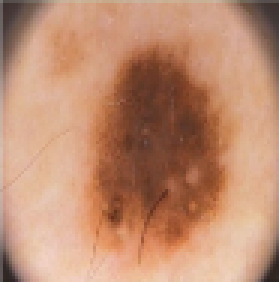
#> input picture Taller Color y Segmentación/Practica3_figura3a.png, 93 x 94 px (shown 3 times larger)
$ python 'PuntoE - Figura 3.py'
#> lines starting #> are read from the running program, lines starting #| are printed output that depends on the picture; after the words box and inside, x2 and y2 are one past the last pixel; in counts of white or black regions, pixels touching at a corner belong together
import cv2
import numpy as np

img= cv2.imread("Practica3_figura3a.png")
#> img is the input picture: shape (94, 93, 3); mean B, G, R 112.4, 140.2, 190.4
cv2.imshow("Original", img)
cv2.waitKey(0)
cv2.destroyAllWindows()


#De RGB a HSV
hsv =cv2.cvtColor (img, cv2.COLOR_BGR2HSV)
#> hsv: shape (94, 93, 3); mean H, S, V 10.8, 108.4, 190.4
cv2.imshow("En HSV", hsv)
cv2.waitKey(0)
cv2.destroyAllWindows()

#segmentación
umbral_bajo = np.array([0, 135, 70],dtype=np.uint8)
umbral_alto= np.array([11, 255, 255],dtype=np.uint8)
mask=cv2.inRange(hsv, umbral_bajo, umbral_alto)
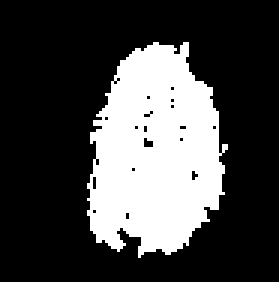
#> mask: shape (94, 93) (shown 3 times larger); 27.5% white; 1 white region
cv2.imshow("Segmentación", mask)
cv2.waitKey(0)
cv2.destroyAllWindows()

cont,_ = cv2.findContours(mask, cv2.RETR_EXTERNAL, cv2.CHAIN_APPROX_SIMPLE)
#> cont = 1 contour; box (x1, y1, x2, y2) and area: (29, 14, 76, 86) 2330
for c in cont:
    area = cv2.contourArea(c)
#> this loop made 1 pass
#> area on pass 1: 2330.5

print(f"El área en la segmentación HSV es: {area}")
#| El área en la segmentación HSV es: 2330.5

#De RGB a escala de Grises
gris =cv2.cvtColor (img, cv2.COLOR_BGR2GRAY)
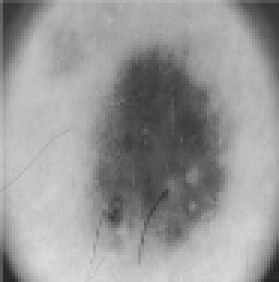
#> gris: shape (94, 93) (shown 3 times larger); min 36, max 218, mean 152.1
cv2.imshow("En gris", gris)
cv2.waitKey(0)
cv2.destroyAllWindows()

umbral_bajo1 = np.array([130],dtype=np.uint8)
umbral_alto1 = np.array([130],dtype=np.uint8)
_,binarizada = cv2.threshold(gris, 145, 255,cv2.THRESH_BINARY_INV)
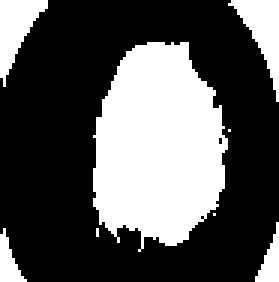
#> binarizada: shape (94, 93) (shown 3 times larger); 34.1% white; 8 white regions (3 under 20 px)
cv2.imshow("Segmentación escala de grises", binarizada)
cv2.waitKey(0)
cv2.destroyAllWindows()
cont,_ = cv2.findContours(binarizada, cv2.RETR_EXTERNAL, cv2.CHAIN_APPROX_SIMPLE)
#> cont = 8 contours, 3 with area under 20; largest, box (x1, y1, x2, y2) and area: (31, 14, 76, 84) 2250, (76, 0, 93, 34) 196, (0, 0, 16, 29) 191, (0, 76, 9, 94) 59, (85, 74, 93, 94) 58
for c in cont:
    area = cv2.contourArea(c)
#> this loop made 8 passes
#> area on passes 2, 3, 6, 7, 8: 59, 57.5, 2250.5, 196, 191

print(f"El área en la segmentación escala de grises es: {area}")
#| El área en la segmentación escala de grises es: 191.0

luv =cv2.cvtColor (img, cv2.COLOR_BGR2LUV)
#> luv: shape (94, 93, 3); mean of channels 0, 1, 2 158.2, 122.3, 160.9
cv2.imshow("En LUV", luv)
cv2.waitKey(0)
cv2.destroyAllWindows()

umbral_bajo3 = np.array([99, 110, 150],dtype=np.uint8)
umbral_alto4= np.array([219, 138, 174],dtype=np.uint8)
maskluv=cv2.inRange(luv, umbral_bajo3, umbral_alto4)
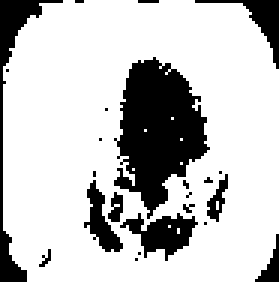
#> maskluv: shape (94, 93) (shown 3 times larger); 77.2% white; 23 black regions (15 under 20 px), largest, box (x1, y1, x2, y2) and area: (38, 19, 70, 73) 1020, (0, 0, 21, 94) 314, (40, 71, 66, 87) 202
maskluv = cv2.bitwise_not(maskluv)
cv2.imshow("Segmentación LUV", maskluv)
cv2.waitKey(0)
cv2.destroyAllWindows()
cont,_ = cv2.findContours(binarizada, cv2.RETR_EXTERNAL, cv2.CHAIN_APPROX_SIMPLE)
for c in cont:
    area = cv2.contourArea(c)

print(f"El área en la segmentación escala de grises es: {area}")
#| El área en la segmentación escala de grises es: 191.0

lab =cv2.cvtColor (img, cv2.COLOR_BGR2LAB)
#> lab: shape (94, 93, 3); mean of channels 0, 1, 2 158.7, 143.9, 150.6
cv2.imshow("En LAB", lab)
cv2.waitKey(0)
cv2.destroyAllWindows()

umbral_bajo5 = np.array([150, 100, 0],dtype=np.uint8)
umbral_alto6= np.array([230, 255, 255],dtype=np.uint8)
masklab=cv2.inRange(lab, umbral_bajo5, umbral_alto6)
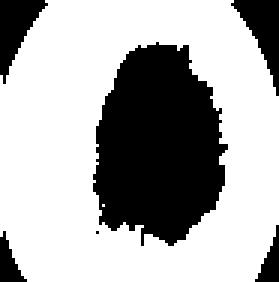
#> masklab: shape (94, 93) (shown 3 times larger); 67.5% white; 6 black regions (1 under 20 px), largest, box (x1, y1, x2, y2) and area: (31, 14, 76, 82) 2237, (77, 0, 93, 32) 228, (0, 0, 16, 28) 220, (0, 77, 9, 94) 78, (85, 75, 93, 94) 74
masklab = cv2.bitwise_not(masklab)
cv2.imshow("Segmentación LAB", masklab)
cv2.waitKey(0)
cv2.destroyAllWindows()

$ run again, with Taller Color y Segmentación/Practica3_figura2a.png copied over Taller Color y Segmentación/Practica3_figura3a.png
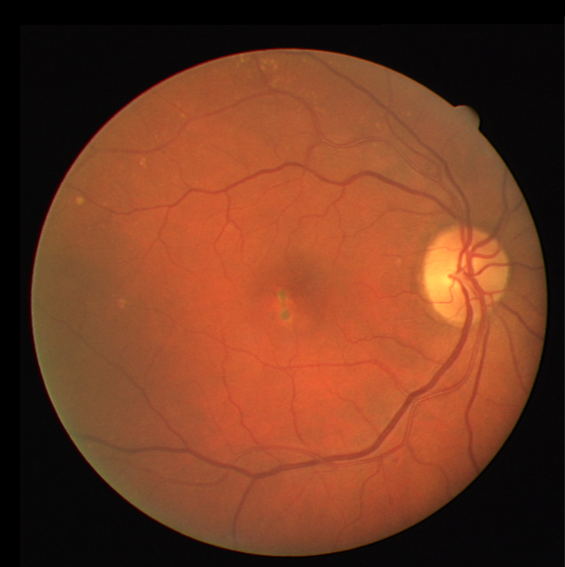
#> input picture Taller Color y Segmentación/Practica3_figura2a.png, 1130 x 1134 px (shown at 1/2 size)
#> img is the input picture: shape (1134, 1130, 3); mean B, G, R 34.1, 58, 112.8
#> hsv: shape (1134, 1130, 3); mean H, S, V 33.8, 131.8, 112.9
#> `mask=cv2.inRange(hsv, umbral_bajo, umbral_alto)`:
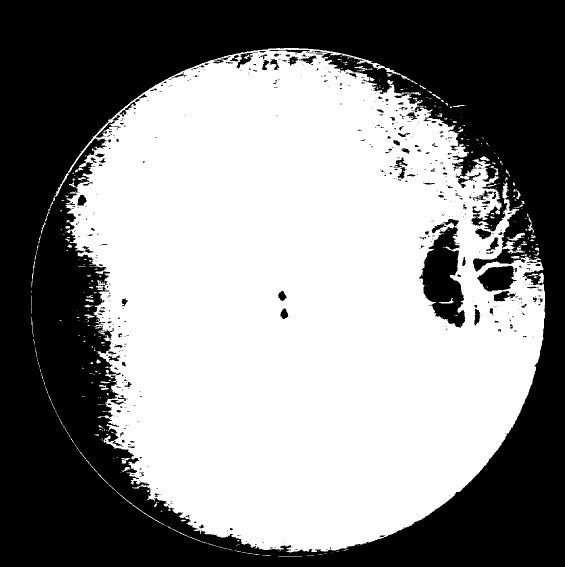
#> mask: shape (1134, 1130) (shown at 1/2 size); 54.3% white; 572 black regions (451 under 20 px)
#> `cont,_ = cv2.findContours(mask, cv2.RETR_EXTERNAL, cv2.CHAIN_APPROX_SI..`: cont = 356 contours, 319 with area under 20; largest, box (x1, y1, x2, y2) and area: (90, 96, 1091, 1105) 713026, (1013, 465, 1050, 481) 164, (1055, 545, 1088, 567) 153, (148, 887, 330, 1051) 124, (242, 916, 260, 927) 80
#> the loop `for c in cont:` made 356 passes
#> area on passes 26, 37, 39: 28, 49.5, 80
#| El área en la segmentación HSV es: 713026.5
#> binarizada: shape (1134, 1130); 98.8% white; 16 black regions (8 under 20 px), largest, box (x1, y1, x2, y2) and area: (843, 463, 949, 652) 12159, (949, 533, 1012, 582) 1944, (944, 514, 991, 547) 736
#> `cont,_ = cv2.findContours(binarizada, cv2.RETR_EXTERNAL, cv2.CHAIN_APP..`: cont = [[[0, 0], [0, 1133], [1129, 1133], [1129, 0]]]
#> the loop `for c in cont:` made 1 pass
#> (c, area) on pass 1: ([[0, 0], [0, 1133], [1129, 1133], [1129, 0]], 1279157)
#| El área en la segmentación escala de grises es: 1279157.0
#> luv: shape (1134, 1130, 3); mean of channels 0, 1, 2 77.8, 127.1, 156.4
#| El área en la segmentación escala de grises es: 1279157.0
#> lab: shape (1134, 1130, 3); mean of channels 0, 1, 2 78.4, 148.3, 151.6
#> `masklab = cv2.bitwise_not(masklab)`:
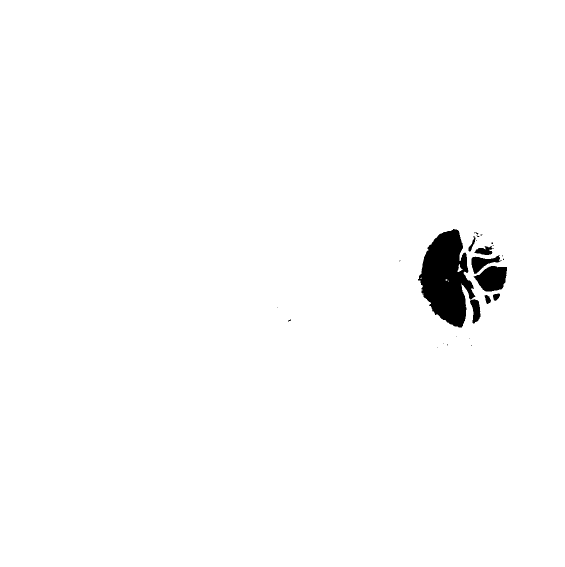
#> masklab: shape (1134, 1130) (shown at 1/2 size); 98.5% white; 25 black regions (17 under 20 px), largest, box (x1, y1, x2, y2) and area: (836, 458, 951, 655) 13824, (947, 532, 1014, 583) 2400, (943, 510, 1003, 548) 984
